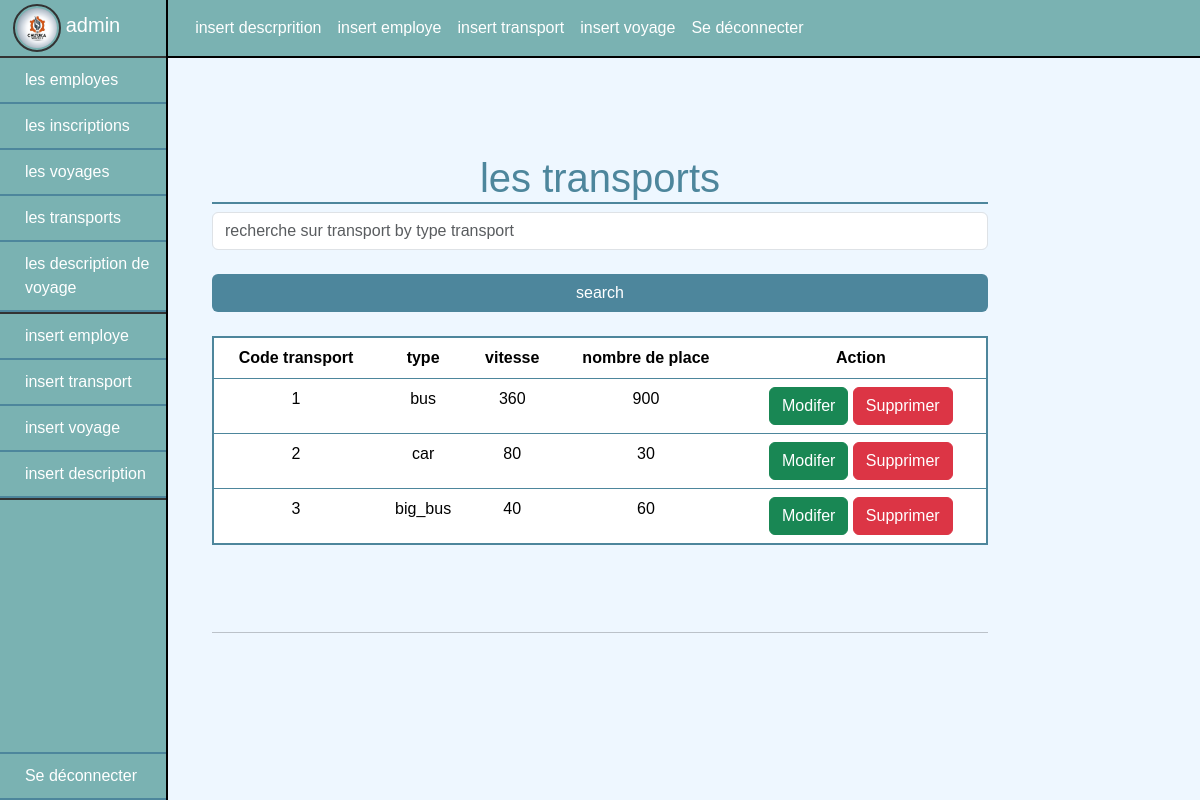
The page /admin/les_transports.php (signed in) on the database its author committed.
### tables this page shows
CREATE TABLE `employe` (
  `codeEmp` int(11) NOT NULL,
  `nom` varchar(50) DEFAULT NULL,
  `fonction` varchar(255) DEFAULT NULL,
  `user` varchar(255) NOT NULL,
  `pwd` varchar(255) NOT NULL,
  `idgroup` int(11) NOT NULL DEFAULT 0,
  `gender` varchar(20) NOT NULL,
  `photo_profile` text NOT NULL,
  `date_creation` timestamp NOT NULL DEFAULT current_timestamp()
);

CREATE TABLE `transport` (
  `codeTrans` int(11) NOT NULL,
  `type` varchar(255) DEFAULT NULL,
  `vitesse` int(11) DEFAULT NULL,
  `nbrPlace` int(11) DEFAULT NULL
);

### admin/les_transports.php (the view, shortened to what this page needs)
<?php
    if(!empty($_SESSION['idgroup'])){
        include 'init.php' ;
        include $includes.'header.php' ;
        require_once $includes.'conxDB.php' ;
         if(isset($_POST['type-search']) && isset($_POST['btn-search-transport']) && $_POST['type-search'] != ""){
              $type=$_POST['type-search'];
              $sql="SELECT `codeTrans`, `type`, `vitesse`, `nbrPlace` FROM `transport` WHERE type=? ";
              $req=$con->prepare($sql);
              $req->execute([$type]);
              $res=$req->fetchAll(PDO::FETCH_ASSOC);
         }else{
              $sql="SELECT `codeTrans`, `type`, `vitesse`, `nbrPlace` FROM `transport` ";
              $req=$con->prepare($sql);
              $req->execute();
              $res=$req->fetchAll(PDO::FETCH_ASSOC);
         }
        ?>
     <div class="container-fluid p-0" style="position: relative;height:100vh;">
                         <?php
                          require_once $includes.'navbar_admin.php' ;
                          include $includes.'dashbord.php' ;
                          ?>
           <div class="container container_index py-5 col-10 col-md-9 col-lg-8 "  >
                <h1  class="mt-5">les transports </h1>
                <form action="" class="col-12" method="post" >
                    <input type="text" name="type-search" placeholder="recherche sur transport by type transport " class="form-control "><br>
                    <input type="submit" name="btn-search-transport" value="search" class="btn form-control " style="background:#4D869C;color:white;">
                </form> <br>
                <div class="container-table-index">
                <table class="table ">
                  <thead>
                        <tr>
                            <th>Code transport</th>
                            <th>type</th>
                            <th>vitesse</th>
                            <th>nombre de place</th>
                            <th>Action</th>
                       </tr>
                  </thead>
                  <tbody>
                    <?php
                     foreach($res as $trans){
                      ?>
                      <tr>
                          <td><?= $trans['codeTrans'] ?></td>
                          <td><?= $trans['type'] ?></td>
                          <td><?= $trans['vitesse'] ?></td>
                          <td><?= $trans['nbrPlace'] ?> </td>
                          <td>
                              <a href="modifer_transport.php?codeTrans= <?= $trans['codeTrans'] ?> " class="btn-success btn">Modifer</a>
                              <a href="supprimer_transport.php?codeTrans= <?= $trans['codeTrans'] ?>" class=" btn btn-danger">Supprimer</a>
                          </td>
                      </tr>
                      <?php
                    }
                    ?>
                  </tbody>
                </table>
                </div>
                <hr>
           </div>
        </div>
         <?php
        include $includes.'footer.php' ;
    }else{
      header("location:../pages/connEmp.php") ;
    }
   ?>

### includes/dashbord.php
<?php
        $codeEmp= $_SESSION['codeEmp'] ;
        $sql="SELECT `codeEmp`, `user`, photo_profile FROM `employe` WHERE `codeEmp`=?";
        $req=$con->prepare($sql);
        $req->execute([$codeEmp]);
        $res_dashbord=$req->fetch(PDO::FETCH_ASSOC);
?>
<section class="dashbord  " >
    <div class="div_info_admin py-1" style="border-bottom: 2px solid  #333;">
        <a href="profile.php?codeEmp=<?= $codeEmp ?>">
        <img src="../upload_images/<?= $res_dashbord['photo_profile'] ;?>" width="50px" height="50px" class="img-dash-admin" alt="">
        <span><?= $res_dashbord['user'] ; ?></span>
        </a>
    </div>
    <ul class="ul_dashbord">
        <li><a href="index.php">les employes</a></li>
        <li><a href="les_inscription_Emp.php">les inscriptions</a></li>
        <li><a href="les_voyages.php">les voyages</a></li>
        <li><a href="les_transports.php">les transports</a></li>
        <li><a href="les_desc_voy.php">les description de voyage  </a> </li>
        <li style="width: 100%;border:1px solid #333"></li>
        <li><a href="insert_emp.php">insert employe </a></li>
        <li><a href="insert_transport.php">insert transport </a></li>
        <li><a href="insert_voy.php">insert voyage </a></li>
        <li><a href="insert_desc.php">insert description </a></li>
        <li style="width: 100%;border:1px solid #333"></li>
        <li class="li_logout" ><a href="deconnecter.php">Se déconnecter</a></li>
    </ul>
</section>

### css/style.css (style rules this page uses)
* { padding: 0%; margin: 0%; box-sizing: border-box; font-family: Arial, Helvetica, sans-serif !important; }
body { background-color:#EEF7FF !important; }
.container { position: relative; }
table tr td, table tr th { text-align: center; }
.info_profile, .ul_dashbord { list-style-type: none; padding: 0%; }
.info_profile li , .ul_dashbord a { padding: 10px; border-bottom: 2px solid #4D869C; }
.container_index table { border: 2px solid #4D869C; }
.container_index h1 { text-align: center; color: #4D869C ; border-bottom:2px solid #4D869C; }
.container_index .container-table-index { height: 35vh !important; overflow-y:scroll; }
.dashbord { width: 14%; min-height:100vh !important; background:#7AB2B2; position: absolute; top: 0%; left: 0%; z-index: 999; border-right: 2px solid black; }
.ul_dashbord a { display: block; padding-left: 15%; }
.ul_dashbord a, .div_info_admin a { text-decoration: none; color: white; }
.div_info_admin { padding-left: 8%; }
.div_info_admin span { color: white; font-size: 20px; }
.img-dash-admin { width: 48px; height: 48px; border: 2px solid #333; border-radius: 50%; padding: 2px; }
.li_logout { position: absolute; bottom:0%; border-top:2px solid #4D869C ; width: 100%; border-bottom: none !important; }

### rows shown on the page
employe: photo_profile (picture), user "admin"
transport: codeTrans "1", type "bus", vitesse "360", nbrPlace "900"
transport: codeTrans "2", type "car", vitesse "80", nbrPlace "30"
transport: codeTrans "3", type "big_bus", vitesse "40", nbrPlace "60"
